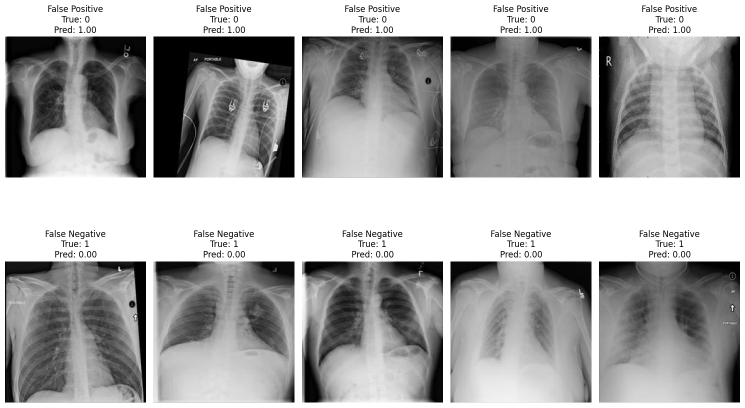
#> input picture Missclassified_images.png, 1490 x 815 px (shown at 1/2 size); its folder holds only this picture in this run
$ python -i pic_augmentation.py   (imports and definitions only)
#> lines starting #> are read from the running program, lines starting #| are printed output that depends on the picture
#> further down, picture is the input picture: PIL image 1490x815 RGBA; mean R, G, B, A 164.5, 164.5, 164.5, 255
import os
import random
from PIL import Image, ImageEnhance

base_dir = r"C:\Users\anuja\Desktop\Magisterka_working_data"
subdirectories = ['NORMAL', 'PNEUMONIA']

def augment_image(image):
    if random.choice([True, False]):
        image = image.transpose(Image.FLIP_LEFT_RIGHT)
    if random.choice([True, False]):
        image = image.transpose(Image.FLIP_TOP_BOTTOM)

    zoom_factor = random.uniform(1.0, 1.3)
    width, height = image.size
#> width = 1490; height = 815
    new_width = int(width * zoom_factor)
#> new_width = 1508
    new_height = int(height * zoom_factor)
#> new_height = 824
    image = image.resize((new_width, new_height), Image.LANCZOS)
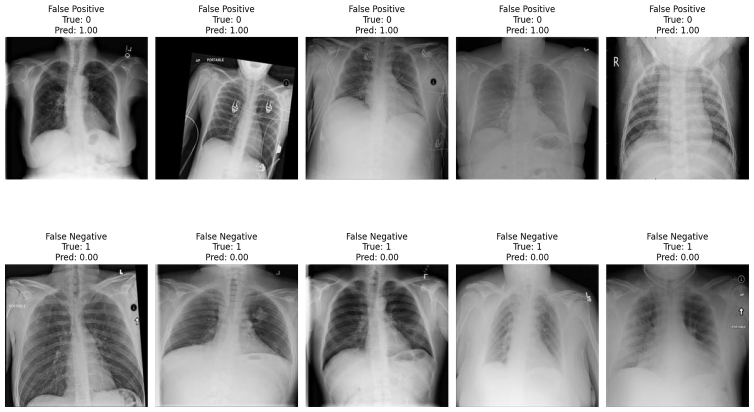
#> image: PIL image 1508x824 RGBA (shown at 1/2 size); mean R, G, B, A 164.4, 164.4, 164.4, 255

    left = (new_width - width) // 2
#> left = 9
    top = (new_height - height) // 2
#> top = 4
    right = left + width
#> right = 1499
    bottom = top + height
#> bottom = 819
    image = image.crop((left, top, right, bottom))
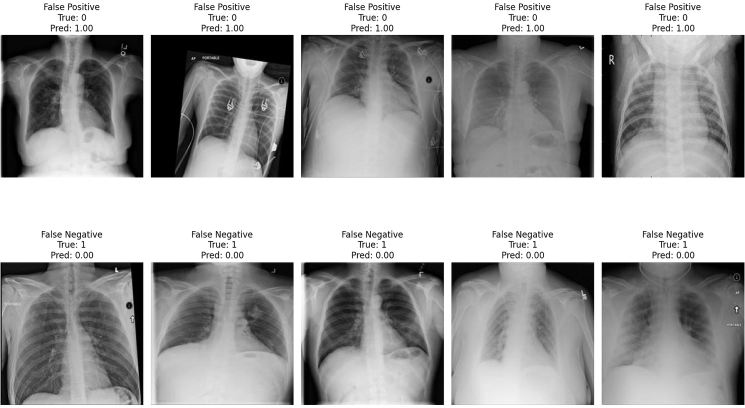
#> image: PIL image 1490x815 RGBA (shown at 1/2 size); mean R, G, B, A 162.3, 162.3, 162.3, 255

    enhancer = ImageEnhance.Brightness(image)
    image = enhancer.enhance(random.uniform(0.8, 1.2))
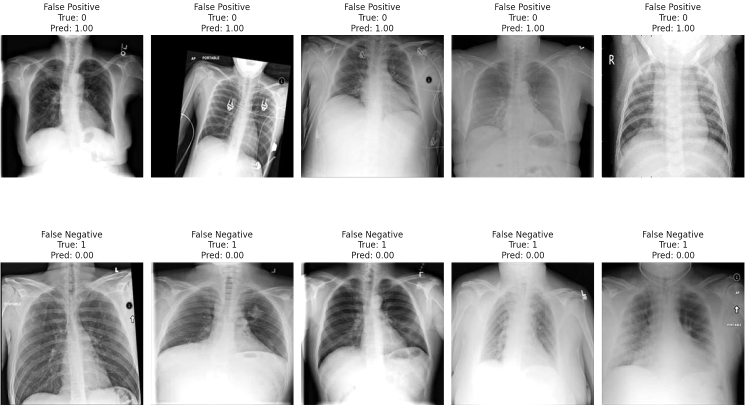
#> image: PIL image 1490x815 RGBA (shown at 1/2 size); mean R, G, B, A 177, 177, 177, 255

    enhancer = ImageEnhance.Contrast(image)
    image = enhancer.enhance(random.uniform(0.8, 1.2))

    enhancer = ImageEnhance.Color(image)
    image = enhancer.enhance(random.uniform(0.8, 1.2))

    return image

def augment_images_in_directory(source_dir, target_dir, num_augmented_images):
    original_images = [f for f in os.listdir(source_dir) if os.path.isfile(os.path.join(source_dir, f))]
    original_count = len(original_images)

    print(f"Directory: {source_dir}")
    print(f"Original image count: {original_count}")

    augmented_count = 0

    while augmented_count < num_augmented_images:
        img_name = random.choice(original_images)
        img_path = os.path.join(source_dir, img_name)

        with Image.open(img_path) as img:
            augmented_img = augment_image(img)
            augmented_name = os.path.splitext(img_name)[0] + f"_augmented_{augmented_count}" + os.path.splitext(img_name)[1]
            augmented_img.save(os.path.join(target_dir, augmented_name))
            augmented_count += 1

    print(f"Total new augmented images created: {augmented_count}")
    print(f"Total image count after augmentation: {original_count + augmented_count}")
    print()

# [10 lines not run here, left out]

>>> from PIL import Image
>>> picture = Image.open('../Missclassified_images.png')
>>> result = augment_image(picture)
